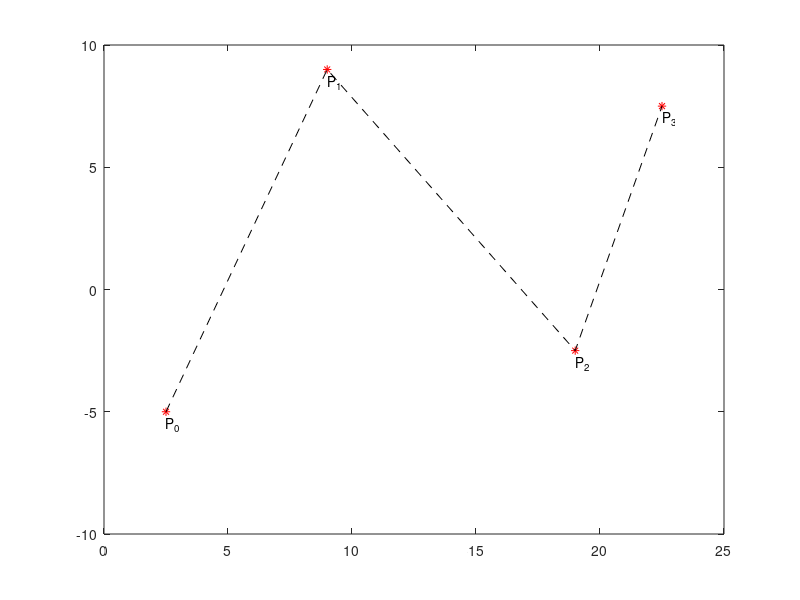

MATLAB code for this plot: (Note: this script raises an error after producing the figure.)

%%% es7_p1
addpath('/home/sergio/ws_mni/ws_MNI/mathlab/');

% crea la curva di B?ier per l'insieme di punti P
P = [2.5 -5; 9 9; 19 -2.5; 22.5 7.5];
plot(P(:, 1), P(:, 2), '*r', 'DisplayName', 'Punti di controllo')
hold on
line(P(:, 1), P(:, 2), 'Color', 'black', 'LineStyle', '--', 'DisplayName', 'Poligono di controllo')

% print labels for control points
p_index = 0;
for i = 1: rows(P)
  text(P(i, 1), P(i, 2) - 0.5, ['P_'  num2str(p_index)]);
  p_index = p_index + 1;
endfor

% draw B?ier curve
[B] = de_Casteljau(P, 0.01);
plot(B(:, 1), B(:, 2), 'b', 'DisplayName', 'Curva di Bezier')

% modifica P2
P(3, 2) = -6;
plot(P(3, 1), P(3, 2), '*m', 'DisplayName', 'Punto di controllo alterato')
text(P(3, 1), P(3, 2) - 0.5, ['P_2' "'"]);
line(P(:, 1), P(:, 2), 'Color', 'black', 'LineStyle', '--')
[B] = de_Casteljau(P, 0.01);


plot(B(:, 1), B(:, 2), 'g', 'DisplayName', 'Curva di Bezier alterata')
legend('Location', 'south')
hold off
